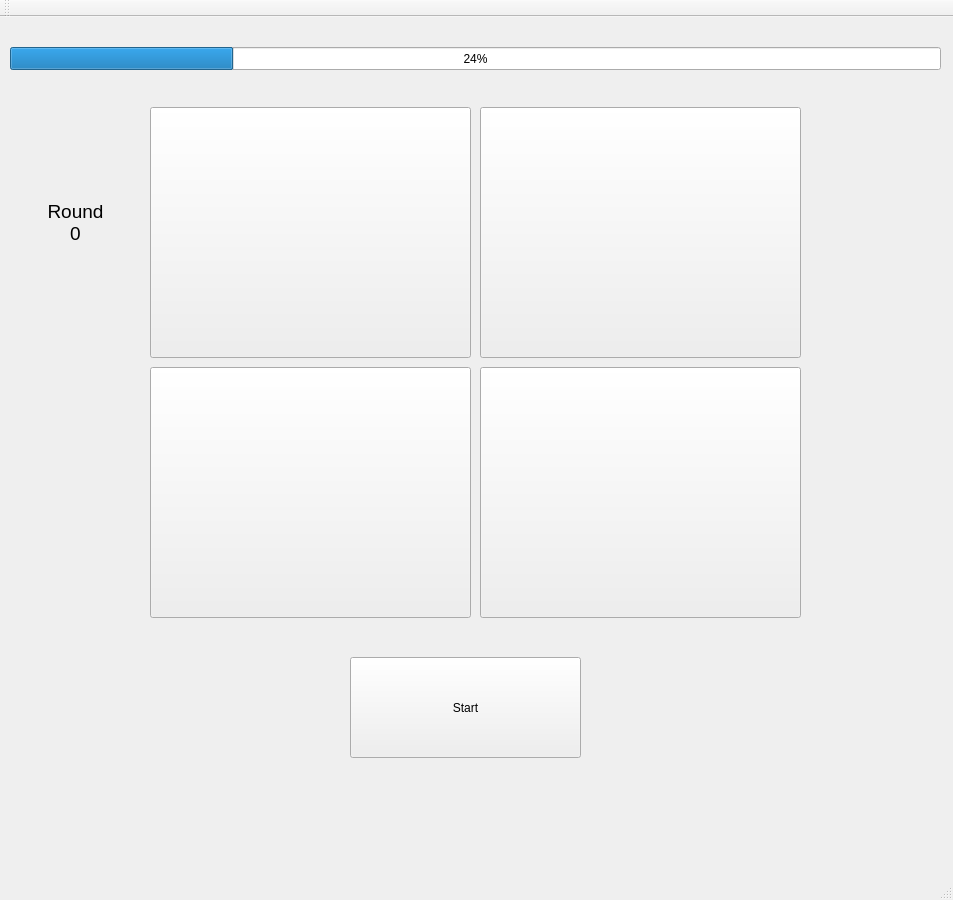
<?xml version="1.0" encoding="UTF-8"?>
<ui version="4.0">
 <class>MainWindow</class>
 <widget class="QMainWindow" name="MainWindow">
  <property name="geometry">
   <rect>
    <x>0</x>
    <y>0</y>
    <width>953</width>
    <height>900</height>
   </rect>
  </property>
  <property name="windowTitle">
   <string>MainWindow</string>
  </property>
  <widget class="QWidget" name="centralWidget">
   <widget class="QPushButton" name="redButton">
    <property name="geometry">
     <rect>
      <x>150</x>
      <y>90</y>
      <width>321</width>
      <height>251</height>
     </rect>
    </property>
    <property name="font">
     <font>
      <pointsize>20</pointsize>
      <weight>75</weight>
      <bold>true</bold>
     </font>
    </property>
    <property name="text">
     <string/>
    </property>
   </widget>
   <widget class="QPushButton" name="blueButton">
    <property name="geometry">
     <rect>
      <x>150</x>
      <y>350</y>
      <width>321</width>
      <height>251</height>
     </rect>
    </property>
    <property name="font">
     <font>
      <pointsize>20</pointsize>
      <weight>75</weight>
      <bold>true</bold>
     </font>
    </property>
    <property name="text">
     <string/>
    </property>
   </widget>
   <widget class="QPushButton" name="startButton">
    <property name="geometry">
     <rect>
      <x>350</x>
      <y>640</y>
      <width>231</width>
      <height>101</height>
     </rect>
    </property>
    <property name="text">
     <string>Start</string>
    </property>
   </widget>
   <widget class="QProgressBar" name="progressBar">
    <property name="geometry">
     <rect>
      <x>10</x>
      <y>30</y>
      <width>931</width>
      <height>23</height>
     </rect>
    </property>
    <property name="value">
     <number>24</number>
    </property>
   </widget>
   <widget class="QPushButton" name="greenButton">
    <property name="geometry">
     <rect>
      <x>480</x>
      <y>90</y>
      <width>321</width>
      <height>251</height>
     </rect>
    </property>
    <property name="font">
     <font>
      <pointsize>20</pointsize>
      <weight>75</weight>
      <bold>true</bold>
     </font>
    </property>
    <property name="text">
     <string/>
    </property>
   </widget>
   <widget class="QPushButton" name="yellowButton">
    <property name="geometry">
     <rect>
      <x>480</x>
      <y>350</y>
      <width>321</width>
      <height>251</height>
     </rect>
    </property>
    <property name="font">
     <font>
      <pointsize>20</pointsize>
      <weight>75</weight>
      <bold>true</bold>
     </font>
    </property>
    <property name="text">
     <string/>
    </property>
   </widget>
   <widget class="QLabel" name="roundLabel">
    <property name="geometry">
     <rect>
      <x>20</x>
      <y>160</y>
      <width>111</width>
      <height>91</height>
     </rect>
    </property>
    <property name="font">
     <font>
      <pointsize>14</pointsize>
     </font>
    </property>
    <property name="text">
     <string>Round
0</string>
    </property>
    <property name="alignment">
     <set>Qt::AlignCenter</set>
    </property>
   </widget>
  </widget>
  <widget class="QMenuBar" name="menuBar">
   <property name="geometry">
    <rect>
     <x>0</x>
     <y>0</y>
     <width>953</width>
     <height>26</height>
    </rect>
   </property>
  </widget>
  <widget class="QToolBar" name="mainToolBar">
   <attribute name="toolBarArea">
    <enum>TopToolBarArea</enum>
   </attribute>
   <attribute name="toolBarBreak">
    <bool>false</bool>
   </attribute>
  </widget>
  <widget class="QStatusBar" name="statusBar"/>
 </widget>
 <layoutdefault spacing="6" margin="11"/>
 <resources/>
 <connections/>
</ui>
